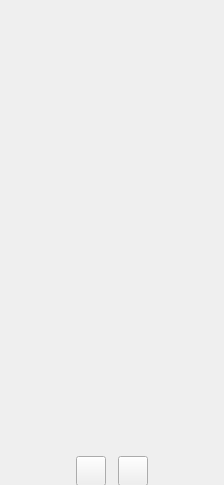
<?xml version="1.0" encoding="UTF-8"?>
<ui version="4.0">
 <class>PhotoboothWidget</class>
 <widget class="QWidget" name="PhotoboothWidget">
  <property name="geometry">
   <rect>
    <x>0</x>
    <y>0</y>
    <width>224</width>
    <height>485</height>
   </rect>
  </property>
  <property name="sizePolicy">
   <sizepolicy hsizetype="Fixed" vsizetype="Fixed">
    <horstretch>0</horstretch>
    <verstretch>0</verstretch>
   </sizepolicy>
  </property>
  <property name="windowTitle">
   <string>Form</string>
  </property>
  <layout class="QVBoxLayout" name="verticalLayout" stretch="0,0">
   <property name="spacing">
    <number>7</number>
   </property>
   <property name="leftMargin">
    <number>0</number>
   </property>
   <property name="topMargin">
    <number>0</number>
   </property>
   <property name="rightMargin">
    <number>0</number>
   </property>
   <property name="bottomMargin">
    <number>0</number>
   </property>
   <item>
    <widget class="QWidget" name="horizontalWidget" native="true">
     <layout class="QHBoxLayout" name="horizontalLayout_2">
      <property name="spacing">
       <number>0</number>
      </property>
      <property name="leftMargin">
       <number>0</number>
      </property>
      <property name="topMargin">
       <number>0</number>
      </property>
      <property name="rightMargin">
       <number>0</number>
      </property>
      <property name="bottomMargin">
       <number>0</number>
      </property>
      <item>
       <widget class="QWidget" name="verticalWidget" native="true">
        <property name="sizePolicy">
         <sizepolicy hsizetype="Fixed" vsizetype="Fixed">
          <horstretch>0</horstretch>
          <verstretch>0</verstretch>
         </sizepolicy>
        </property>
        <layout class="QVBoxLayout" name="verticalLayout_3">
         <property name="spacing">
          <number>0</number>
         </property>
         <property name="leftMargin">
          <number>0</number>
         </property>
         <property name="topMargin">
          <number>0</number>
         </property>
         <property name="rightMargin">
          <number>0</number>
         </property>
         <property name="bottomMargin">
          <number>0</number>
         </property>
         <item>
          <widget class="QLabel" name="avatarLabel">
           <property name="sizePolicy">
            <sizepolicy hsizetype="Fixed" vsizetype="Fixed">
             <horstretch>0</horstretch>
             <verstretch>0</verstretch>
            </sizepolicy>
           </property>
           <property name="minimumSize">
            <size>
             <width>224</width>
             <height>224</height>
            </size>
           </property>
           <property name="maximumSize">
            <size>
             <width>224</width>
             <height>224</height>
            </size>
           </property>
           <property name="text">
            <string/>
           </property>
          </widget>
         </item>
         <item>
          <widget class="PhotoboothPreviewWidget" name="previewWidget" native="true">
           <property name="sizePolicy">
            <sizepolicy hsizetype="Fixed" vsizetype="Fixed">
             <horstretch>0</horstretch>
             <verstretch>0</verstretch>
            </sizepolicy>
           </property>
           <property name="minimumSize">
            <size>
             <width>224</width>
             <height>224</height>
            </size>
           </property>
           <property name="maximumSize">
            <size>
             <width>224</width>
             <height>224</height>
            </size>
           </property>
          </widget>
         </item>
        </layout>
       </widget>
      </item>
     </layout>
    </widget>
   </item>
   <item>
    <widget class="QWidget" name="buttonsWidget" native="true">
     <property name="minimumSize">
      <size>
       <width>0</width>
       <height>30</height>
      </size>
     </property>
     <property name="maximumSize">
      <size>
       <width>16777215</width>
       <height>30</height>
      </size>
     </property>
     <layout class="QHBoxLayout" name="horizontalLayout">
      <property name="topMargin">
       <number>1</number>
      </property>
      <item>
       <spacer name="horizontalSpacer_3">
        <property name="orientation">
         <enum>Qt::Horizontal</enum>
        </property>
        <property name="sizeHint" stdset="0">
         <size>
          <width>40</width>
          <height>20</height>
         </size>
        </property>
       </spacer>
      </item>
      <item>
       <widget class="QPushButton" name="takePhotoButton">
        <property name="minimumSize">
         <size>
          <width>30</width>
          <height>30</height>
         </size>
        </property>
        <property name="maximumSize">
         <size>
          <width>30</width>
          <height>30</height>
         </size>
        </property>
        <property name="text">
         <string/>
        </property>
        <property name="icon">
         <iconset resource="../ressources.qrc">
          <normaloff>:/images/icons/baseline-camera_alt-24px.svg</normaloff>:/images/icons/baseline-camera_alt-24px.svg</iconset>
        </property>
       </widget>
      </item>
      <item>
       <spacer name="horizontalSpacer">
        <property name="orientation">
         <enum>Qt::Horizontal</enum>
        </property>
        <property name="sizeType">
         <enum>QSizePolicy::Fixed</enum>
        </property>
        <property name="sizeHint" stdset="0">
         <size>
          <width>6</width>
          <height>20</height>
         </size>
        </property>
       </spacer>
      </item>
      <item>
       <widget class="QPushButton" name="importButton">
        <property name="minimumSize">
         <size>
          <width>30</width>
          <height>30</height>
         </size>
        </property>
        <property name="maximumSize">
         <size>
          <width>30</width>
          <height>30</height>
         </size>
        </property>
        <property name="text">
         <string/>
        </property>
        <property name="icon">
         <iconset resource="../ressources.qrc">
          <normaloff>:/images/icons/round-folder-24px.svg</normaloff>:/images/icons/round-folder-24px.svg</iconset>
        </property>
       </widget>
      </item>
      <item>
       <spacer name="horizontalSpacer_4">
        <property name="orientation">
         <enum>Qt::Horizontal</enum>
        </property>
        <property name="sizeHint" stdset="0">
         <size>
          <width>40</width>
          <height>20</height>
         </size>
        </property>
       </spacer>
      </item>
     </layout>
    </widget>
   </item>
  </layout>
 </widget>
 <customwidgets>
  <customwidget>
   <class>PhotoboothPreviewWidget</class>
   <extends>QWidget</extends>
   <header>previewwidget.h</header>
   <container>1</container>
  </customwidget>
 </customwidgets>
 <resources>
  <include location="../ressources.qrc"/>
 </resources>
 <connections/>
</ui>
